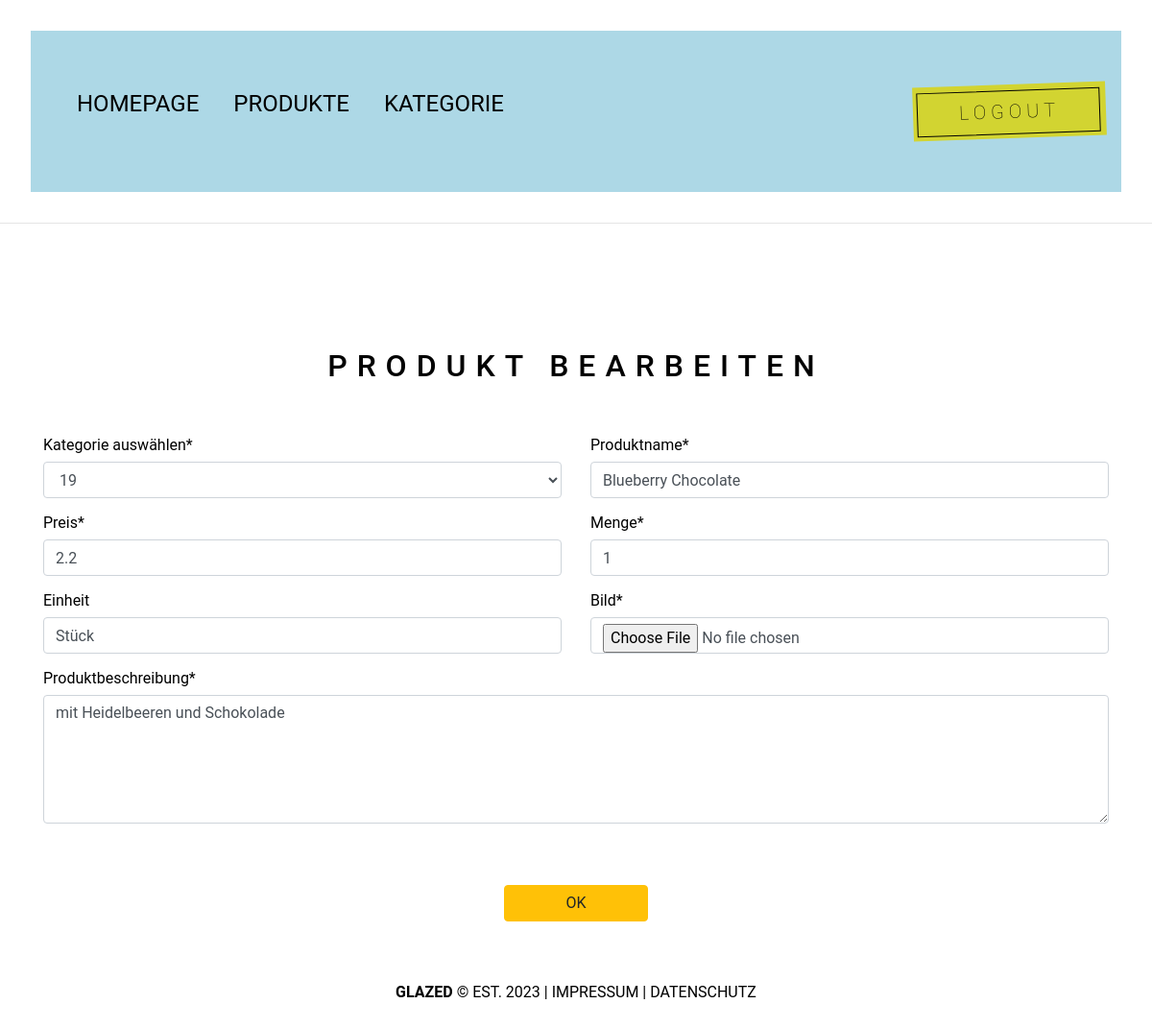
Page /BACKEND/root/admin/pages/edit-product.php (signed in) on the committed database.
### tables this page shows
CREATE TABLE `products` (
  `id` int(11) NOT NULL,
  `category` varchar(225) NOT NULL,
  `name` varchar(225) NOT NULL,
  `price` float NOT NULL,
  `quantity` int(11) NOT NULL,
  `unit` varchar(225) NOT NULL,
  `image` varchar(225) NOT NULL,
  `description` varchar(1000) NOT NULL,
  `date` date NOT NULL,
  `status` varchar(225) NOT NULL
);

### BACKEND/root/admin/pages/functions.php (called while the page is built, shortened)
<?php
$db_connect = mysqli_connect("localhost", "root", "", "glazed");
mysqli_set_charset($db_connect, "utf8");
function escape($post_var) {
    global $db_connect;
    return mysqli_real_escape_string($db_connect, $post_var);
}
?>

### BACKEND/root/admin/pages/edit-product.php (the view, shortened to what this page needs)
<?php
include "functions.php";
include "header.php";
?>
<?php
    $p_id = escape($_GET['id']);
    $sql = "SELECT * FROM `products` ORDER BY  `id`='$p_id'";
    $result = $db_connect->query($sql);
    if ($result->num_rows > 0) {
        while($row = $result->fetch_assoc()) {
            $category = $row['category'];
            $p_name = $row['name'];
            $price = $row['price'];
            $qty = $row['quantity'];
            $unit = $row['unit'];
            $description = $row['description'];
        }
    }
?>
<h2 style="text-align:center;">Produkt Bearbeiten</h2>
<div class="container">
    <form action="" method="post" enctype="multipart/form-data">
        <div class="row">
            <div class="col-6 mt-3">
                <label for="">Kategorie auswählen*</label>
                <select name="category" id="" class="form-control" required>
                    <option value="<?php echo $category; ?>"><?php echo $category; ?></option>
                </select>
            </div>
            <div class="col-6 mt-3">
                <label for="">Produktname*</label>
                <input type="text" name="p_name" id=""  class="form-control" value="<?php echo $p_name; ?>" required>
            </div>
            <div class="col-6 mt-3">
                <label for="">Preis*</label>
                <input type="number" name="price" step=".01" id=""  class="form-control" value="<?php echo $price; ?>"  required>
            </div>
            <div class="col-6 mt-3">
                <label for="">Menge*</label>
                <input type="number" name="qty" id=""  class="form-control" value="<?php echo $qty; ?>" required>
            </div>
            <div class="col-6 mt-3">
                <label for="">Einheit</label>
                <input type="text" name="unit" id=""  class="form-control" value="<?php echo $unit; ?>">
            </div>
            <div class="col-6 mt-3">
                <label for="">Bild*</label>
                <input type="file" name="img" id=""  class="form-control" >
            </div>
            <div class="col-12 mt-3">
                <label for="">Produktbeschreibung*</label>
                <textarea type="text" name="description" id="" rows="5"  class="form-control" placeholder="Enter Product Description" required><?php echo $description; ?></textarea>
            </div>
            <div class="col-12 text-center mt-3">
                <input type="submit" name="submit" value="OK" class="btn btn-warning mt-5 " style="width:150px;">
            </div>
        </form>
    </div>
<div class="text-center">
<?php
include "footer.php";
?></div>

### BACKEND/css/admin.css (style rules this page uses)
* { margin: 0; padding: 0; box-sizing: border-box; line-height: normal; font-family: 'roboto'; color: var(--color-dark); }
:root { --color-hotpink: #e43da1ef; --color-white: #fff; --color-button: #d2d431; --color-black: #11101038; --color-dark: #000; }
html, body { width: 100vw; height: 100vh; scroll-behavior: smooth; font-family: 'roboto'; }
h2 { font-size: 3rem; font-weight: lighter; text-align: center; padding: 30px 20px; margin: 20px; letter-spacing: 10px; text-transform: uppercase; font-family: 'roboto'; }

### rows in the picture
products: category "19", p_name "Blueberry Chocolate", price "2.2", qty "1", unit "Stück", description "mit Heidelbeeren und Schokolade"
